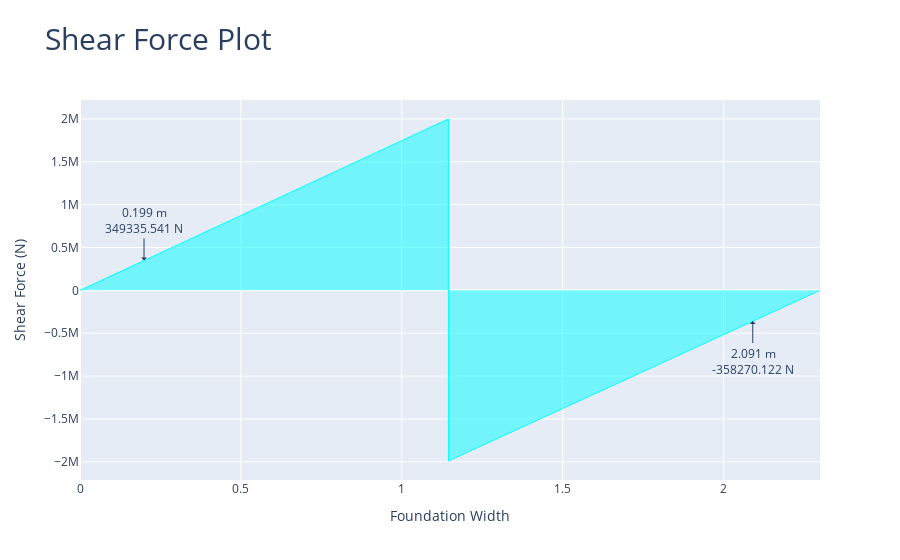

The notebook cell saved with this chart:
### Markdown cell above
#### Show the shear force diagram in Y direction showing the design shear forces

### Code cell
comb_footing_design.plot_shear_force_Y()

### Figure 1 — Plotly figure (JSON) as saved in the notebook; plotly's stock layout.template omitted (floating-point values rounded to 4 significant figures; data arrays with more than 128 entries replaced by an {"elided": "..."} marker saying what was removed)
{"data": [{"fill": "tozeroy", "hovertemplate": "x: %{x:.3f} %{meta[0]}<br>f(x): %{y:.3f} %{meta[1]}", "line": {"color": "aqua", "width": 1}, "meta": ["m", "N"], "mode": "lines", "name": "Shear Force", "type": "scatter", "x": {"elided": "204 float values"}, "y": {"elided": "204 float values"}}], "layout": {"annotations": [{"arrowhead": 1, "ax": 0, "ay": -40, "showarrow": true, "text": "0.199 m<br>349335.541 N", "x": 0.199, "xref": "x", "y": 349300.0, "yref": "y"}, {"arrowhead": 1, "ax": 0, "ay": 40, "showarrow": true, "text": "2.091 m<br>-358270.122 N", "x": 2.091, "xref": "x", "y": -358300.0, "yref": "y"}], "title": {"font": {"size": 30}, "text": "Shear Force Plot"}, "xaxis": {"title": {"text": "Foundation Width"}}, "yaxis": {"title": {"text": "Shear Force (N)"}}}}
